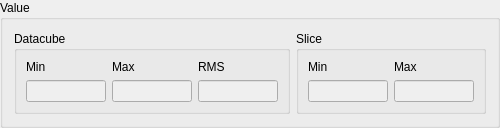
           <widget class="QGroupBox" name="valueGroupBox">
            <property name="title">
             <string>Value</string>
            </property>
            <layout class="QHBoxLayout" name="horizontalLayout_12">
             <item>
              <widget class="QGroupBox" name="groupBox">
               <property name="title">
                <string>Datacube</string>
               </property>
               <layout class="QHBoxLayout" name="horizontalLayout_15">
                <item>
                 <layout class="QVBoxLayout" name="verticalLayout_2">
                  <item>
                   <widget class="QLabel" name="label">
                    <property name="maximumSize">
                     <size>
                      <width>80</width>
                      <height>16777215</height>
                     </size>
                    </property>
                    <property name="text">
                     <string>Min</string>
                    </property>
                   </widget>
                  </item>
                  <item>
                   <widget class="QLineEdit" name="minLineEdit">
                    <property name="enabled">
                     <bool>false</bool>
                    </property>
                    <property name="maximumSize">
                     <size>
                      <width>80</width>
                      <height>16777215</height>
                     </size>
                    </property>
                   </widget>
                  </item>
                 </layout>
                </item>
                <item>
                 <layout class="QVBoxLayout" name="verticalLayout">
                  <item>
                   <widget class="QLabel" name="label_3">
                    <property name="maximumSize">
                     <size>
                      <width>80</width>
                      <height>16777215</height>
                     </size>
                    </property>
                    <property name="text">
                     <string>Max</string>
                    </property>
                   </widget>
                  </item>
                  <item>
                   <widget class="QLineEdit" name="maxLineEdit">
                    <property name="enabled">
                     <bool>false</bool>
                    </property>
                    <property name="maximumSize">
                     <size>
                      <width>80</width>
                      <height>16777215</height>
                     </size>
                    </property>
                   </widget>
                  </item>
                 </layout>
                </item>
                <item>
                 <layout class="QVBoxLayout" name="verticalLayout_3">
                  <item>
                   <widget class="QLabel" name="label_2">
                    <property name="maximumSize">
                     <size>
                      <width>80</width>
                      <height>16777215</height>
                     </size>
                    </property>
                    <property name="text">
                     <string>RMS</string>
                    </property>
                   </widget>
                  </item>
                  <item>
                   <widget class="QLineEdit" name="RmsLineEdit">
                    <property name="enabled">
                     <bool>false</bool>
                    </property>
                    <property name="maximumSize">
                     <size>
                      <width>80</width>
                      <height>16777215</height>
                     </size>
                    </property>
                   </widget>
                  </item>
                 </layout>
                </item>
               </layout>
              </widget>
             </item>
             <item>
              <widget class="QGroupBox" name="groupBox_2">
               <property name="title">
                <string>Slice</string>
               </property>
               <layout class="QHBoxLayout" name="horizontalLayout_17">
                <item>
                 <layout class="QVBoxLayout" name="verticalLayout_11">
                  <item>
                   <widget class="QLabel" name="label_8">
                    <property name="maximumSize">
                     <size>
                      <width>80</width>
                      <height>16777215</height>
                     </size>
                    </property>
                    <property name="text">
                     <string>Min</string>
                    </property>
                   </widget>
                  </item>
                  <item>
                   <widget class="QLineEdit" name="minSliceLineEdit">
                    <property name="enabled">
                     <bool>false</bool>
                    </property>
                    <property name="maximumSize">
                     <size>
                      <width>80</width>
                      <height>16777215</height>
                     </size>
                    </property>
                   </widget>
                  </item>
                 </layout>
                </item>
                <item>
                 <layout class="QVBoxLayout" name="verticalLayout_10">
                  <item>
                   <widget class="QLabel" name="label_7">
                    <property name="maximumSize">
                     <size>
                      <width>80</width>
                      <height>16777215</height>
                     </size>
                    </property>
                    <property name="text">
                     <string>Max</string>
                    </property>
                   </widget>
                  </item>
                  <item>
                   <widget class="QLineEdit" name="maxSliceLineEdit">
                    <property name="enabled">
                     <bool>false</bool>
                    </property>
                    <property name="maximumSize">
                     <size>
                      <width>80</width>
                      <height>16777215</height>
                     </size>
                    </property>
                   </widget>
                  </item>
                 </layout>
                </item>
               </layout>
              </widget>
             </item>
            </layout>
           </widget>
